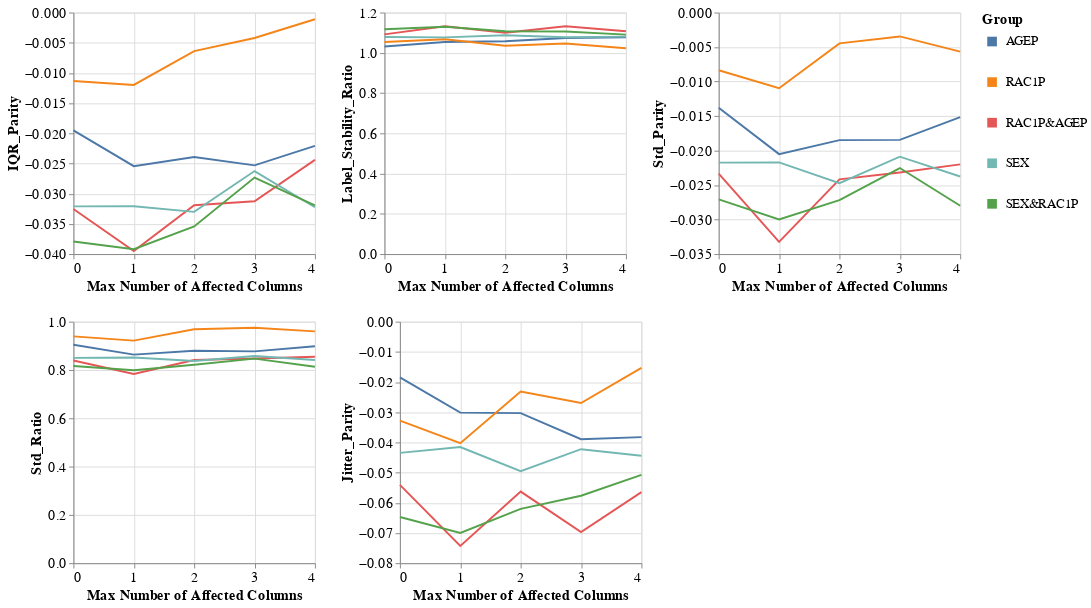

Notebook cell for this chart:
### Markdown cell above
### Group metrics per dataset and model

### Code cell
visualizer.create_groups_grid_pct_lines_plot(model_name=MODEL_NAMES[0],
                                             target_preprocessing_technique=PREPROCESSING_TECHNIQUES[0],
                                             group_metrics_type='variance',
                                             mode='max_num_columns')

### Figure 1 — Vega-Lite specification as saved in the notebook (floating-point values rounded to 4 significant figures)
{"config": {"view": {"continuousWidth": 400, "continuousHeight": 300}, "axis": {"labelFontSize": 15, "titleFontSize": 15}, "legend": {"labelFontSize": 13, "symbolStrokeWidth": 10, "titleFontSize": 15}}, "vconcat": [{"hconcat": [{"mark": "line", "encoding": {"color": {"field": "Group", "type": "nominal"}, "x": {"axis": {"tickMinStep": 1}, "field": "Percentage", "title": "Max Number of Affected Columns", "type": "quantitative"}, "y": {"field": "Metric_Value", "title": "IQR_Parity", "type": "quantitative"}}, "height": 250, "width": 250}, {"data": {"name": "data-6200fdfebd3cddc5902afcdbcd706873"}, "mark": "line", "encoding": {"color": {"field": "Group", "type": "nominal"}, "x": {"axis": {"tickMinStep": 1}, "field": "Percentage", "title": "Max Number of Affected Columns", "type": "quantitative"}, "y": {"field": "Metric_Value", "title": "Label_Stability_Ratio", "type": "quantitative"}}, "height": 250, "width": 250}, {"data": {"name": "data-534398294a3d1733e93a8eddaee96ccb"}, "mark": "line", "encoding": {"color": {"field": "Group", "type": "nominal"}, "x": {"axis": {"tickMinStep": 1}, "field": "Percentage", "title": "Max Number of Affected Columns", "type": "quantitative"}, "y": {"field": "Metric_Value", "title": "Std_Parity", "type": "quantitative"}}, "height": 250, "width": 250}]}, {"hconcat": [{"mark": "line", "encoding": {"color": {"field": "Group", "type": "nominal"}, "x": {"axis": {"tickMinStep": 1}, "field": "Percentage", "title": "Max Number of Affected Columns", "type": "quantitative"}, "y": {"field": "Metric_Value", "title": "Std_Ratio", "type": "quantitative"}}, "height": 250, "width": 250}, {"data": {"name": "data-cf1e33adde7eb08794c566d33aa59495"}, "mark": "line", "encoding": {"color": {"field": "Group", "type": "nominal"}, "x": {"axis": {"tickMinStep": 1}, "field": "Percentage", "title": "Max Number of Affected Columns", "type": "quantitative"}, "y": {"field": "Metric_Value", "title": "Jitter_Parity", "type": "quantitative"}}, "height": 250, "width": 250}], "data": {"name": "data-13e0d1c7e4a8fa8ee962e6dea6365371"}}], "data": {"name": "data-e15f50e788faaa8a7f857a1107a0d643"}, "$schema": "https://vega.github.io/schema/vega-lite/v4.17.0.json", "datasets": {"data-e15f50e788faaa8a7f857a1107a0d643": [{"Model_Name": "DecisionTreeClassifier", "Metric": "IQR_Parity", "Group": "AGEP", "Metric_Value": -0.01952, "Percentage": 0.0}, {"Model_Name": "DecisionTreeClassifier", "Metric": "IQR_Parity", "Group": "RAC1P", "Metric_Value": -0.01134, "Percentage": 0.0}, {"Model_Name": "DecisionTreeClassifier", "Metric": "IQR_Parity", "Group": "RAC1P&AGEP", "Metric_Value": -0.03253, "Percentage": 0.0}, {"Model_Name": "DecisionTreeClassifier", "Metric": "IQR_Parity", "Group": "SEX", "Metric_Value": -0.0321, "Percentage": 0.0}, {"Model_Name": "DecisionTreeClassifier", "Metric": "IQR_Parity", "Group": "SEX&RAC1P", "Metric_Value": -0.03791, "Percentage": 0.0}, {"Model_Name": "DecisionTreeClassifier", "Metric": "IQR_Parity", "Group": "AGEP", "Metric_Value": -0.02545, "Percentage": 1.0}, {"Model_Name": "DecisionTreeClassifier", "Metric": "IQR_Parity", "Group": "RAC1P", "Metric_Value": -0.01199, "Percentage": 1.0}, {"Model_Name": "DecisionTreeClassifier", "Metric": "IQR_Parity", "Group": "RAC1P&AGEP", "Metric_Value": -0.03951, "Percentage": 1.0}, {"Model_Name": "DecisionTreeClassifier", "Metric": "IQR_Parity", "Group": "SEX", "Metric_Value": -0.03208, "Percentage": 1.0}, {"Model_Name": "DecisionTreeClassifier", "Metric": "IQR_Parity", "Group": "SEX&RAC1P", "Metric_Value": -0.0392, "Percentage": 1.0}, {"Model_Name": "DecisionTreeClassifier", "Metric": "IQR_Parity", "Group": "AGEP", "Metric_Value": -0.02392, "Percentage": 2.0}, {"Model_Name": "DecisionTreeClassifier", "Metric": "IQR_Parity", "Group": "RAC1P", "Metric_Value": -0.006392, "Percentage": 2.0}, {"Model_Name": "DecisionTreeClassifier", "Metric": "IQR_Parity", "Group": "RAC1P&AGEP", "Metric_Value": -0.03192, "Percentage": 2.0}, {"Model_Name": "DecisionTreeClassifier", "Metric": "IQR_Parity", "Group": "SEX", "Metric_Value": -0.03301, "Percentage": 2.0}, {"Model_Name": "DecisionTreeClassifier", "Metric": "IQR_Parity", "Group": "SEX&RAC1P", "Metric_Value": -0.03542, "Percentage": 2.0}, {"Model_Name": "DecisionTreeClassifier", "Metric": "IQR_Parity", "Group": "AGEP", "Metric_Value": -0.02531, "Percentage": 3.0}, {"Model_Name": "DecisionTreeClassifier", "Metric": "IQR_Parity", "Group": "RAC1P", "Metric_Value": -0.004212, "Percentage": 3.0}, {"Model_Name": "DecisionTreeClassifier", "Metric": "IQR_Parity", "Group": "RAC1P&AGEP", "Metric_Value": -0.03125, "Percentage": 3.0}, {"Model_Name": "DecisionTreeClassifier", "Metric": "IQR_Parity", "Group": "SEX", "Metric_Value": -0.02625, "Percentage": 3.0}, {"Model_Name": "DecisionTreeClassifier", "Metric": "IQR_Parity", "Group": "SEX&RAC1P", "Metric_Value": -0.02734, "Percentage": 3.0}, {"Model_Name": "DecisionTreeClassifier", "Metric": "IQR_Parity", "Group": "AGEP", "Metric_Value": -0.02208, "Percentage": 4.0}, {"Model_Name": "DecisionTreeClassifier", "Metric": "IQR_Parity", "Group": "RAC1P", "Metric_Value": -0.001109, "Percentage": 4.0}, {"Model_Name": "DecisionTreeClassifier", "Metric": "IQR_Parity", "Group": "RAC1P&AGEP", "Metric_Value": -0.02441, "Percentage": 4.0}, {"Model_Name": "DecisionTreeClassifier", "Metric": "IQR_Parity", "Group": "SEX", "Metric_Value": -0.03224, "Percentage": 4.0}, {"Model_Name": "DecisionTreeClassifier", "Metric": "IQR_Parity", "Group": "SEX&RAC1P", "Metric_Value": -0.03193, "Percentage": 4.0}], "data-6200fdfebd3cddc5902afcdbcd706873": [{"Model_Name": "DecisionTreeClassifier", "Metric": "Label_Stability_Ratio", "Group": "AGEP", "Metric_Value": 1.032, "Percentage": 0.0}, {"Model_Name": "DecisionTreeClassifier", "Metric": "Label_Stability_Ratio", "Group": "RAC1P", "Metric_Value": 1.053, "Percentage": 0.0}, {"Model_Name": "DecisionTreeClassifier", "Metric": "Label_Stability_Ratio", "Group": "RAC1P&AGEP", "Metric_Value": 1.092, "Percentage": 0.0}, {"Model_Name": "DecisionTreeClassifier", "Metric": "Label_Stability_Ratio", "Group": "SEX", "Metric_Value": 1.079, "Percentage": 0.0}, {"Model_Name": "DecisionTreeClassifier", "Metric": "Label_Stability_Ratio", "Group": "SEX&RAC1P", "Metric_Value": 1.117, "Percentage": 0.0}, {"Model_Name": "DecisionTreeClassifier", "Metric": "Label_Stability_Ratio", "Group": "AGEP", "Metric_Value": 1.054, "Percentage": 1.0}, {"Model_Name": "DecisionTreeClassifier", "Metric": "Label_Stability_Ratio", "Group": "RAC1P", "Metric_Value": 1.068, "Percentage": 1.0}, {"Model_Name": "DecisionTreeClassifier", "Metric": "Label_Stability_Ratio", "Group": "RAC1P&AGEP", "Metric_Value": 1.132, "Percentage": 1.0}, {"Model_Name": "DecisionTreeClassifier", "Metric": "Label_Stability_Ratio", "Group": "SEX", "Metric_Value": 1.077, "Percentage": 1.0}, {"Model_Name": "DecisionTreeClassifier", "Metric": "Label_Stability_Ratio", "Group": "SEX&RAC1P", "Metric_Value": 1.129, "Percentage": 1.0}, {"Model_Name": "DecisionTreeClassifier", "Metric": "Label_Stability_Ratio", "Group": "AGEP", "Metric_Value": 1.057, "Percentage": 2.0}, {"Model_Name": "DecisionTreeClassifier", "Metric": "Label_Stability_Ratio", "Group": "RAC1P", "Metric_Value": 1.035, "Percentage": 2.0}, {"Model_Name": "DecisionTreeClassifier", "Metric": "Label_Stability_Ratio", "Group": "RAC1P&AGEP", "Metric_Value": 1.099, "Percentage": 2.0}, {"Model_Name": "DecisionTreeClassifier", "Metric": "Label_Stability_Ratio", "Group": "SEX", "Metric_Value": 1.087, "Percentage": 2.0}, {"Model_Name": "DecisionTreeClassifier", "Metric": "Label_Stability_Ratio", "Group": "SEX&RAC1P", "Metric_Value": 1.107, "Percentage": 2.0}, {"Model_Name": "DecisionTreeClassifier", "Metric": "Label_Stability_Ratio", "Group": "AGEP", "Metric_Value": 1.073, "Percentage": 3.0}, {"Model_Name": "DecisionTreeClassifier", "Metric": "Label_Stability_Ratio", "Group": "RAC1P", "Metric_Value": 1.047, "Percentage": 3.0}, {"Model_Name": "DecisionTreeClassifier", "Metric": "Label_Stability_Ratio", "Group": "RAC1P&AGEP", "Metric_Value": 1.132, "Percentage": 3.0}, {"Model_Name": "DecisionTreeClassifier", "Metric": "Label_Stability_Ratio", "Group": "SEX", "Metric_Value": 1.077, "Percentage": 3.0}, {"Model_Name": "DecisionTreeClassifier", "Metric": "Label_Stability_Ratio", "Group": "SEX&RAC1P", "Metric_Value": 1.106, "Percentage": 3.0}, {"Model_Name": "DecisionTreeClassifier", "Metric": "Label_Stability_Ratio", "Group": "AGEP", "Metric_Value": 1.077, "Percentage": 4.0}, {"Model_Name": "DecisionTreeClassifier", "Metric": "Label_Stability_Ratio", "Group": "RAC1P", "Metric_Value": 1.023, "Percentage": 4.0}, {"Model_Name": "DecisionTreeClassifier", "Metric": "Label_Stability_Ratio", "Group": "RAC1P&AGEP", "Metric_Value": 1.107, "Percentage": 4.0}, {"Model_Name": "DecisionTreeClassifier", "Metric": "Label_Stability_Ratio", "Group": "SEX", "Metric_Value": 1.08, "Percentage": 4.0}, {"Model_Name": "DecisionTreeClassifier", "Metric": "Label_Stability_Ratio", "Group": "SEX&RAC1P", "Metric_Value": 1.09, "Percentage": 4.0}], "data-534398294a3d1733e93a8eddaee96ccb": [{"Model_Name": "DecisionTreeClassifier", "Metric": "Std_Parity", "Group": "AGEP", "Metric_Value": -0.01381, "Percentage": 0.0}, {"Model_Name": "DecisionTreeClassifier", "Metric": "Std_Parity", "Group": "RAC1P", "Metric_Value": -0.008366, "Percentage": 0.0}, {"Model_Name": "DecisionTreeClassifier", "Metric": "Std_Parity", "Group": "RAC1P&AGEP", "Metric_Value": -0.02335, "Percentage": 0.0}, {"Model_Name": "DecisionTreeClassifier", "Metric": "Std_Parity", "Group": "SEX", "Metric_Value": -0.02175, "Percentage": 0.0}, {"Model_Name": "DecisionTreeClassifier", "Metric": "Std_Parity", "Group": "SEX&RAC1P", "Metric_Value": -0.02708, "Percentage": 0.0}, {"Model_Name": "DecisionTreeClassifier", "Metric": "Std_Parity", "Group": "AGEP", "Metric_Value": -0.02051, "Percentage": 1.0}, {"Model_Name": "DecisionTreeClassifier", "Metric": "Std_Parity", "Group": "RAC1P", "Metric_Value": -0.01097, "Percentage": 1.0}, {"Model_Name": "DecisionTreeClassifier", "Metric": "Std_Parity", "Group": "RAC1P&AGEP", "Metric_Value": -0.03323, "Percentage": 1.0}, {"Model_Name": "DecisionTreeClassifier", "Metric": "Std_Parity", "Group": "SEX", "Metric_Value": -0.02172, "Percentage": 1.0}, {"Model_Name": "DecisionTreeClassifier", "Metric": "Std_Parity", "Group": "SEX&RAC1P", "Metric_Value": -0.02997, "Percentage": 1.0}, {"Model_Name": "DecisionTreeClassifier", "Metric": "Std_Parity", "Group": "AGEP", "Metric_Value": -0.01849, "Percentage": 2.0}, {"Model_Name": "DecisionTreeClassifier", "Metric": "Std_Parity", "Group": "RAC1P", "Metric_Value": -0.004467, "Percentage": 2.0}, {"Model_Name": "DecisionTreeClassifier", "Metric": "Std_Parity", "Group": "RAC1P&AGEP", "Metric_Value": -0.02417, "Percentage": 2.0}, {"Model_Name": "DecisionTreeClassifier", "Metric": "Std_Parity", "Group": "SEX", "Metric_Value": -0.02474, "Percentage": 2.0}, {"Model_Name": "DecisionTreeClassifier", "Metric": "Std_Parity", "Group": "SEX&RAC1P", "Metric_Value": -0.0272, "Percentage": 2.0}, {"Model_Name": "DecisionTreeClassifier", "Metric": "Std_Parity", "Group": "AGEP", "Metric_Value": -0.01845, "Percentage": 3.0}, {"Model_Name": "DecisionTreeClassifier", "Metric": "Std_Parity", "Group": "RAC1P", "Metric_Value": -0.003461, "Percentage": 3.0}, {"Model_Name": "DecisionTreeClassifier", "Metric": "Std_Parity", "Group": "RAC1P&AGEP", "Metric_Value": -0.02318, "Percentage": 3.0}, {"Model_Name": "DecisionTreeClassifier", "Metric": "Std_Parity", "Group": "SEX", "Metric_Value": -0.02089, "Percentage": 3.0}, {"Model_Name": "DecisionTreeClassifier", "Metric": "Std_Parity", "Group": "SEX&RAC1P", "Metric_Value": -0.02253, "Percentage": 3.0}, {"Model_Name": "DecisionTreeClassifier", "Metric": "Std_Parity", "Group": "AGEP", "Metric_Value": -0.01515, "Percentage": 4.0}, {"Model_Name": "DecisionTreeClassifier", "Metric": "Std_Parity", "Group": "RAC1P", "Metric_Value": -0.005663, "Percentage": 4.0}, {"Model_Name": "DecisionTreeClassifier", "Metric": "Std_Parity", "Group": "RAC1P&AGEP", "Metric_Value": -0.022, "Percentage": 4.0}, {"Model_Name": "DecisionTreeClassifier", "Metric": "Std_Parity", "Group": "SEX", "Metric_Value": -0.02376, "Percentage": 4.0}, {"Model_Name": "DecisionTreeClassifier", "Metric": "Std_Parity", "Group": "SEX&RAC1P", "Metric_Value": -0.028, "Percentage": 4.0}], "data-13e0d1c7e4a8fa8ee962e6dea6365371": [{"Model_Name": "DecisionTreeClassifier", "Metric": "Std_Ratio", "Group": "AGEP", "Metric_Value": 0.9045, "Percentage": 0.0}, {"Model_Name": "DecisionTreeClassifier", "Metric": "Std_Ratio", "Group": "RAC1P", "Metric_Value": 0.9393, "Percentage": 0.0}, {"Model_Name": "DecisionTreeClassifier", "Metric": "Std_Ratio", "Group": "RAC1P&AGEP", "Metric_Value": 0.8392, "Percentage": 0.0}, {"Model_Name": "DecisionTreeClassifier", "Metric": "Std_Ratio", "Group": "SEX", "Metric_Value": 0.8502, "Percentage": 0.0}, {"Model_Name": "DecisionTreeClassifier", "Metric": "Std_Ratio", "Group": "SEX&RAC1P", "Metric_Value": 0.8164, "Percentage": 0.0}, {"Model_Name": "DecisionTreeClassifier", "Metric": "Std_Ratio", "Group": "AGEP", "Metric_Value": 0.8636, "Percentage": 1.0}, {"Model_Name": "DecisionTreeClassifier", "Metric": "Std_Ratio", "Group": "RAC1P", "Metric_Value": 0.9215, "Percentage": 1.0}, {"Model_Name": "DecisionTreeClassifier", "Metric": "Std_Ratio", "Group": "RAC1P&AGEP", "Metric_Value": 0.7833, "Percentage": 1.0}, {"Model_Name": "DecisionTreeClassifier", "Metric": "Std_Ratio", "Group": "SEX", "Metric_Value": 0.8517, "Percentage": 1.0}, {"Model_Name": "DecisionTreeClassifier", "Metric": "Std_Ratio", "Group": "SEX&RAC1P", "Metric_Value": 0.7989, "Percentage": 1.0}, {"Model_Name": "DecisionTreeClassifier", "Metric": "Std_Ratio", "Group": "AGEP", "Metric_Value": 0.8793, "Percentage": 2.0}, {"Model_Name": "DecisionTreeClassifier", "Metric": "Std_Ratio", "Group": "RAC1P", "Metric_Value": 0.9685, "Percentage": 2.0}, {"Model_Name": "DecisionTreeClassifier", "Metric": "Std_Ratio", "Group": "RAC1P&AGEP", "Metric_Value": 0.8415, "Percentage": 2.0}, {"Model_Name": "DecisionTreeClassifier", "Metric": "Std_Ratio", "Group": "SEX", "Metric_Value": 0.8373, "Percentage": 2.0}, {"Model_Name": "DecisionTreeClassifier", "Metric": "Std_Ratio", "Group": "SEX&RAC1P", "Metric_Value": 0.8215, "Percentage": 2.0}, {"Model_Name": "DecisionTreeClassifier", "Metric": "Std_Ratio", "Group": "AGEP", "Metric_Value": 0.877, "Percentage": 3.0}, {"Model_Name": "DecisionTreeClassifier", "Metric": "Std_Ratio", "Group": "RAC1P", "Metric_Value": 0.975, "Percentage": 3.0}, {"Model_Name": "DecisionTreeClassifier", "Metric": "Std_Ratio", "Group": "RAC1P&AGEP", "Metric_Value": 0.8476, "Percentage": 3.0}, {"Model_Name": "DecisionTreeClassifier", "Metric": "Std_Ratio", "Group": "SEX", "Metric_Value": 0.858, "Percentage": 3.0}, {"Model_Name": "DecisionTreeClassifier", "Metric": "Std_Ratio", "Group": "SEX&RAC1P", "Metric_Value": 0.8471, "Percentage": 3.0}, {"Model_Name": "DecisionTreeClassifier", "Metric": "Std_Ratio", "Group": "AGEP", "Metric_Value": 0.8984, "Percentage": 4.0}, {"Model_Name": "DecisionTreeClassifier", "Metric": "Std_Ratio", "Group": "RAC1P", "Metric_Value": 0.9597, "Percentage": 4.0}, {"Model_Name": "DecisionTreeClassifier", "Metric": "Std_Ratio", "Group": "RAC1P&AGEP", "Metric_Value": 0.8548, "Percentage": 4.0}, {"Model_Name": "DecisionTreeClassifier", "Metric": "Std_Ratio", "Group": "SEX", "Metric_Value": 0.8414, "Percentage": 4.0}, {"Model_Name": "DecisionTreeClassifier", "Metric": "Std_Ratio", "Group": "SEX&RAC1P", "Metric_Value": 0.8133, "Percentage": 4.0}], "data-cf1e33adde7eb08794c566d33aa59495": [{"Model_Name": "DecisionTreeClassifier", "Metric": "Jitter_Parity", "Group": "AGEP", "Metric_Value": -0.01845, "Percentage": 0.0}, {"Model_Name": "DecisionTreeClassifier", "Metric": "Jitter_Parity", "Group": "RAC1P", "Metric_Value": -0.03276, "Percentage": 0.0}, {"Model_Name": "DecisionTreeClassifier", "Metric": "Jitter_Parity", "Group": "RAC1P&AGEP", "Metric_Value": -0.05404, "Percentage": 0.0}, {"Model_Name": "DecisionTreeClassifier", "Metric": "Jitter_Parity", "Group": "SEX", "Metric_Value": -0.04346, "Percentage": 0.0}, {"Model_Name": "DecisionTreeClassifier", "Metric": "Jitter_Parity", "Group": "SEX&RAC1P", "Metric_Value": -0.06472, "Percentage": 0.0}, {"Model_Name": "DecisionTreeClassifier", "Metric": "Jitter_Parity", "Group": "AGEP", "Metric_Value": -0.03013, "Percentage": 1.0}, {"Model_Name": "DecisionTreeClassifier", "Metric": "Jitter_Parity", "Group": "RAC1P", "Metric_Value": -0.04024, "Percentage": 1.0}, {"Model_Name": "DecisionTreeClassifier", "Metric": "Jitter_Parity", "Group": "RAC1P&AGEP", "Metric_Value": -0.07432, "Percentage": 1.0}, {"Model_Name": "DecisionTreeClassifier", "Metric": "Jitter_Parity", "Group": "SEX", "Metric_Value": -0.04154, "Percentage": 1.0}, {"Model_Name": "DecisionTreeClassifier", "Metric": "Jitter_Parity", "Group": "SEX&RAC1P", "Metric_Value": -0.07, "Percentage": 1.0}, {"Model_Name": "DecisionTreeClassifier", "Metric": "Jitter_Parity", "Group": "AGEP", "Metric_Value": -0.03028, "Percentage": 2.0}, {"Model_Name": "DecisionTreeClassifier", "Metric": "Jitter_Parity", "Group": "RAC1P", "Metric_Value": -0.02311, "Percentage": 2.0}, {"Model_Name": "DecisionTreeClassifier", "Metric": "Jitter_Parity", "Group": "RAC1P&AGEP", "Metric_Value": -0.05629, "Percentage": 2.0}, {"Model_Name": "DecisionTreeClassifier", "Metric": "Jitter_Parity", "Group": "SEX", "Metric_Value": -0.04952, "Percentage": 2.0}, {"Model_Name": "DecisionTreeClassifier", "Metric": "Jitter_Parity", "Group": "SEX&RAC1P", "Metric_Value": -0.062, "Percentage": 2.0}, {"Model_Name": "DecisionTreeClassifier", "Metric": "Jitter_Parity", "Group": "AGEP", "Metric_Value": -0.03892, "Percentage": 3.0}, {"Model_Name": "DecisionTreeClassifier", "Metric": "Jitter_Parity", "Group": "RAC1P", "Metric_Value": -0.02695, "Percentage": 3.0}, {"Model_Name": "DecisionTreeClassifier", "Metric": "Jitter_Parity", "Group": "RAC1P&AGEP", "Metric_Value": -0.0697, "Percentage": 3.0}, {"Model_Name": "DecisionTreeClassifier", "Metric": "Jitter_Parity", "Group": "SEX", "Metric_Value": -0.04223, "Percentage": 3.0}, {"Model_Name": "DecisionTreeClassifier", "Metric": "Jitter_Parity", "Group": "SEX&RAC1P", "Metric_Value": -0.05765, "Percentage": 3.0}, {"Model_Name": "DecisionTreeClassifier", "Metric": "Jitter_Parity", "Group": "AGEP", "Metric_Value": -0.03825, "Percentage": 4.0}, {"Model_Name": "DecisionTreeClassifier", "Metric": "Jitter_Parity", "Group": "RAC1P", "Metric_Value": -0.01528, "Percentage": 4.0}, {"Model_Name": "DecisionTreeClassifier", "Metric": "Jitter_Parity", "Group": "RAC1P&AGEP", "Metric_Value": -0.05646, "Percentage": 4.0}, {"Model_Name": "DecisionTreeClassifier", "Metric": "Jitter_Parity", "Group": "SEX", "Metric_Value": -0.04439, "Percentage": 4.0}, {"Model_Name": "DecisionTreeClassifier", "Metric": "Jitter_Parity", "Group": "SEX&RAC1P", "Metric_Value": -0.05077, "Percentage": 4.0}]}}
